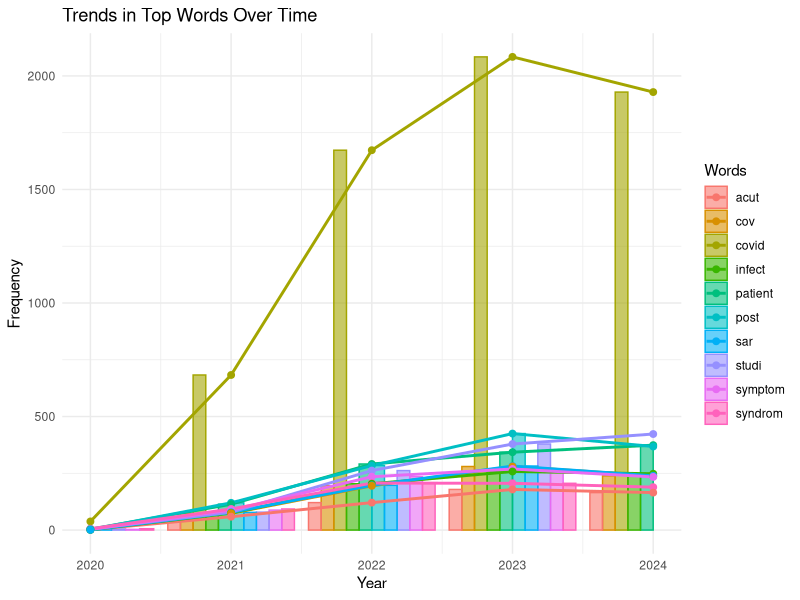

Generate this figure with R:
# Load required libraries
library(dplyr)
library(ggplot2)
library(tidyr)
library(tidytext)  # Ensure tidytext is loaded
library(SnowballC)
library(stringr)  # Load stringr for str_detect

# Read the data
data <- read.delim("clean/processed_data.tsv", sep = "\t", quote = "")  # Handle any quoting issues

# Tokenize titles, remove stop words, and stem words
processed_data <- data %>%
  unnest_tokens(word, Title) %>%              # Tokenize titles into words
  filter(!word %in% stop_words$word) %>%      # Remove stop words
  filter(!str_detect(word, "\\d+")) %>%       # Remove digits
  mutate(word = SnowballC::wordStem(word))    # Stem words

# Count word frequencies by year
word_counts <- processed_data %>%
  group_by(Year, word) %>%
  summarise(Frequency = n(), .groups = 'drop') %>%
  arrange(desc(Frequency))

# Identify the top 10 most frequent words
top_words <- word_counts %>%
  group_by(word) %>%
  summarise(Total_Frequency = sum(Frequency)) %>%
  arrange(desc(Total_Frequency)) %>%
  slice(1:10) %>%
  pull(word)

# Filter for the top words
filtered_data <- word_counts %>%
  filter(word %in% top_words)

# Plot the frequency of top words over time
plot <- ggplot(filtered_data, aes(x = Year, y = Frequency, color = word, group = word)) +
  geom_col(aes(fill = word), position = "dodge", alpha = 0.6) +  # Bar Chart
  geom_line(linewidth = 1) +
  geom_point(size = 2) +
  scale_x_continuous(limits = c(min(filtered_data$Year), 2024)) +  # Set x-axis limits
  labs(title = "Trends in Top Words Over Time",
       x = "Year",
       y = "Frequency",
       color = "Words",
       fill = "Words") +
  theme_minimal()

# Save the plot
ggsave("graph/word_frequency_trend.png", plot = plot, width = 10, height = 10)
